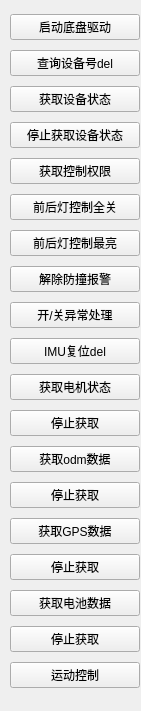
   <widget class="QWidget" name="widget_2" native="true">
    <property name="geometry">
     <rect>
      <x>490</x>
      <y>240</y>
      <width>141</width>
      <height>711</height>
     </rect>
    </property>
    <widget class="QWidget" name="layoutWidget">
     <property name="geometry">
      <rect>
       <x>10</x>
       <y>10</y>
       <width>130</width>
       <height>699</height>
      </rect>
     </property>
     <layout class="QGridLayout" name="gridLayout">
      <item row="0" column="0">
       <widget class="QPushButton" name="pushButton_14">
        <property name="text">
         <string>启动底盘驱动</string>
        </property>
       </widget>
      </item>
      <item row="1" column="0">
       <widget class="QPushButton" name="pushButton_15">
        <property name="text">
         <string>查询设备号del</string>
        </property>
       </widget>
      </item>
      <item row="2" column="0">
       <widget class="QPushButton" name="pushButton_11">
        <property name="text">
         <string>获取设备状态</string>
        </property>
       </widget>
      </item>
      <item row="3" column="0">
       <widget class="QPushButton" name="pushButton_10">
        <property name="text">
         <string>停止获取设备状态</string>
        </property>
       </widget>
      </item>
      <item row="4" column="0">
       <widget class="QPushButton" name="pushButton_16">
        <property name="text">
         <string>获取控制权限</string>
        </property>
       </widget>
      </item>
      <item row="5" column="0">
       <widget class="QPushButton" name="pushButton_12">
        <property name="text">
         <string>前后灯控制全关</string>
        </property>
       </widget>
      </item>
      <item row="6" column="0">
       <widget class="QPushButton" name="pushButton_17">
        <property name="text">
         <string>前后灯控制最亮</string>
        </property>
       </widget>
      </item>
      <item row="7" column="0">
       <widget class="QPushButton" name="pushButton_20">
        <property name="text">
         <string>解除防撞报警</string>
        </property>
       </widget>
      </item>
      <item row="8" column="0">
       <widget class="QPushButton" name="pushButton_19">
        <property name="text">
         <string>开/关异常处理</string>
        </property>
       </widget>
      </item>
      <item row="9" column="0">
       <widget class="QPushButton" name="pushButton_13">
        <property name="text">
         <string>IMU复位del</string>
        </property>
       </widget>
      </item>
      <item row="10" column="0">
       <widget class="QPushButton" name="pushButton_18">
        <property name="text">
         <string>获取电机状态</string>
        </property>
       </widget>
      </item>
      <item row="11" column="0">
       <widget class="QPushButton" name="pushButton_41">
        <property name="text">
         <string>停止获取</string>
        </property>
       </widget>
      </item>
      <item row="12" column="0">
       <widget class="QPushButton" name="pushButton_21">
        <property name="text">
         <string>获取odm数据</string>
        </property>
       </widget>
      </item>
      <item row="13" column="0">
       <widget class="QPushButton" name="pushButton_42">
        <property name="text">
         <string>停止获取</string>
        </property>
       </widget>
      </item>
      <item row="14" column="0">
       <widget class="QPushButton" name="pushButton_23">
        <property name="text">
         <string>获取GPS数据</string>
        </property>
       </widget>
      </item>
      <item row="15" column="0">
       <widget class="QPushButton" name="pushButton_43">
        <property name="text">
         <string>停止获取</string>
        </property>
       </widget>
      </item>
      <item row="16" column="0">
       <widget class="QPushButton" name="pushButton_24">
        <property name="text">
         <string>获取电池数据</string>
        </property>
       </widget>
      </item>
      <item row="17" column="0">
       <widget class="QPushButton" name="pushButton_44">
        <property name="text">
         <string>停止获取</string>
        </property>
       </widget>
      </item>
      <item row="18" column="0">
       <widget class="QPushButton" name="pushButton_25">
        <property name="text">
         <string>运动控制</string>
        </property>
       </widget>
      </item>
     </layout>
    </widget>
   </widget>
